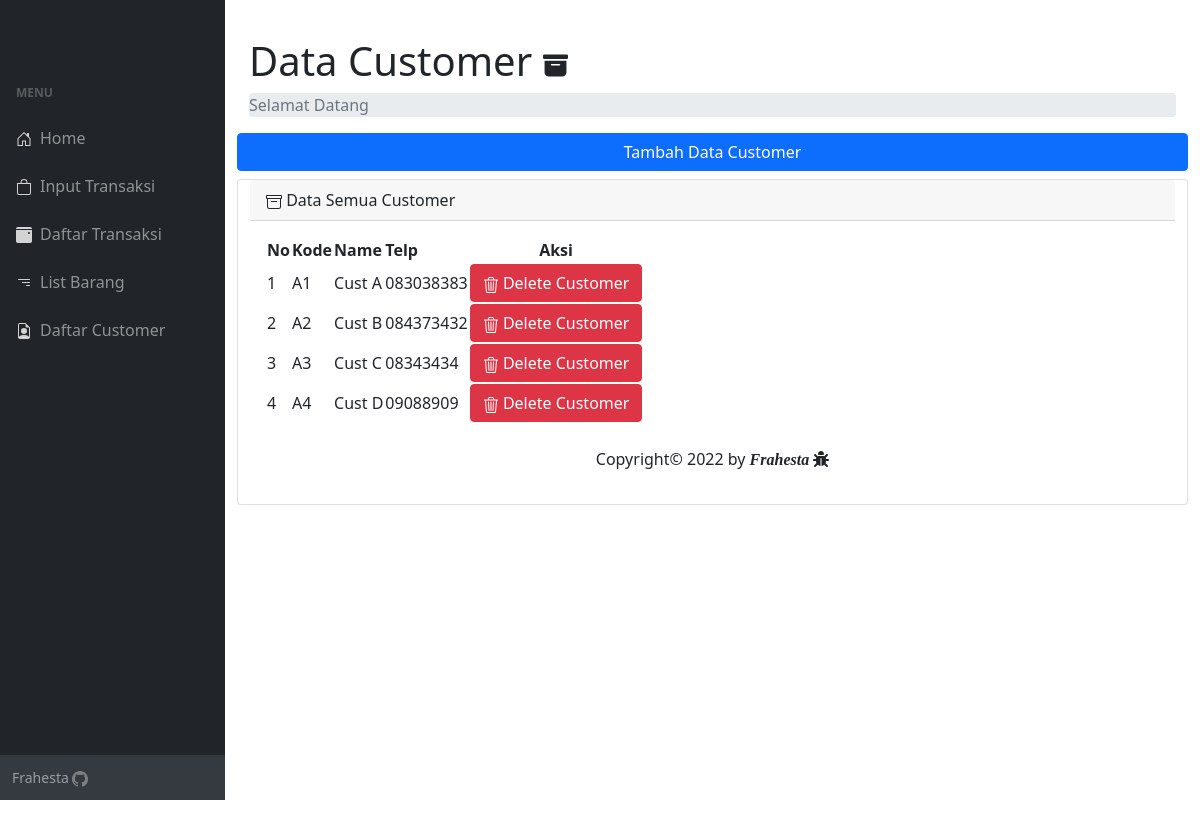
Screenshot of /listCustomer.php with the database file from the repository.
### tables this page shows
CREATE TABLE `m_customer` (
  `id` int(11) NOT NULL,
  `kode_cust` varchar(10) NOT NULL,
  `name` varchar(100) NOT NULL,
  `telp` varchar(20) NOT NULL
);

### function.php (called while the page is built, shortened)
<?php
$conn = mysqli_connect("localhost", "root", "", "transaksi2");
function querycustomer($query) {
    global $conn;
    $result = mysqli_query($conn, $query);
    $rows = [];
    while ($row = mysqli_fetch_assoc($result)) {
        $rows[] = $row;
    }
    return $rows;
}

### listCustomer.php (the view, shortened to what this page needs)
<?php
require 'function.php';
$customer = querycustomer("SELECT * FROM m_customer");
?>
<!DOCTYPE html>
<html lang="en">
<head>
    <link rel="stylesheet" href="https://cdnjs.cloudflare.com/ajax/libs/font-awesome/4.7.0/css/font-awesome.min.css">
    <link href="https://cdn.jsdelivr.net/npm/bootstrap@5.0.2/dist/css/bootstrap.min.css" rel="stylesheet">
    <link rel="stylesheet" href="https://cdn.jsdelivr.net/npm/bootstrap@4.6.1/dist/css/bootstrap.min.css">
    <link href="https://cdn.jsdelivr.net/npm/simple-datatables@latest/dist/style.css" rel="stylesheet" />
    <link href="css/styles.css" rel="stylesheet" />
</head>
<body class="sb-nav-fixed">
    <button class="btn btn-link btn-sm order-1 order-lg-0 me-4 me-lg-0" id="sidebarToggle" href="#!"></button>
    <div id="layoutSidenav">
        <div id="layoutSidenav_nav">
            <nav class="sb-sidenav accordion sb-sidenav-dark" id="sidenavAccordion">
                <div class="sb-sidenav-menu">
                    <div class="nav">
                        <div class="sb-sidenav-menu-heading">Menu</div>
                        <a class="nav-link" href="index.php">
                            <div class="sb-nav-link-icon"><i></i></div>
                            Home
                        </a>
                        <a class="nav-link" href="inputTransaksi.php">
                            <div class="sb-nav-link-icon"><svg xmlns="http://www.w3.org/2000/svg" width="16" height="16" fill="lightgray" class="bi bi-bag" viewBox="0 0 16 16">
                                    <path d="M8 1a2.5 2.5 0 0 1 2.5 2.5V4h-5v-.5A2.5 2.5 0 0 1 8 1zm3.5 3v-.5a3.5 3.5 0 1 0-7 0V4H1v10a2 2 0 0 0 2 2h10a2 2 0 0 0 2-2V4h-3.5zM2 5h12v9a1 1 0 0 1-1 1H3a1 1 0 0 1-1-1V5z" />
                                </svg><i></i></div>
                            Input Transaksi
                        </a>
                        <a class="nav-link" href="listTransaksi.php">
                            <div class="sb-nav-link-icon"><svg xmlns="http://www.w3.org/2000/svg" width="16" height="16" fill="lightgray" class="bi bi-calendar3-event-fill" viewBox="0 0 16 16">
                                    <path fill-rule="evenodd" d="M2 0a2 2 0 0 0-2 2h16a2 2 0 0 0-2-2H2zM0 14V3h16v11a2 2 0 0 1-2 2H2a2 2 0 0 1-2-2zm12-8a1 1 0 1 0 2 0 1 1 0 0 0-2 0z" />
                                </svg><i></i></div>
                            Daftar Transaksi
                        </a>
                        <a class="nav-link" href="listBarang.php">
                            <div class="sb-nav-link-icon"><i></i></div>
                            List Barang
                        </a>
                        <a class="nav-link" href="listCustomer.php">
                            <div class="sb-nav-link-icon"><i></i></div>
                            Daftar Customer
                        </a>
                    </div>
                </div>
                <div class="sb-sidenav-footer">
                    <div class="small">Frahesta </div>
                </div>
            </nav>
        </div>
        <div id="layoutSidenav_content">
            <div class="container-fluid px-4 ">
                <h1 style="margin-top: -50px;">Data Customer </h1>
                <ol class="breadcrumb mb-8">
                    <li class="breadcrumb-item active">Selamat Datang</li>
                </ol>
                <div class="row">
                    <button type="button" class="btn btn-primary mb-2" data-bs-toggle="modal" data-bs-target="#staticBackdrop">
                        Tambah Data Customer
                    </button>
                    <div class="card mb-4">
                        <div class="card-header">
                            Data Semua Customer
                        </div>
                        <div class="card-body">
                            <table id="datatablesSimple">
                                <thead>
                                    <tr>
                                        <th>No</th>
                                        <th>Kode</th>
                                        <th>Name</th>
                                        <th>Telp</th>
                                        <th style="text-align: center;">Aksi</th>
                                    </tr>
                                </thead>
                                <tbody>
                                    <?php $i = 1; ?>
                                    <?php
                                    foreach ($customer as $row) :
                                    ?>
                                        <tr>
                                            <td><?php echo $i; ?></td>
                                            <td><?php echo $row['kode_cust']; ?></td>
                                            <td><?php echo $row['name']; ?></td>
                                            <td><?php echo $row['telp']; ?></td>
                                            <td>
                                                <a href="deleteCustomer.php?id=<?php echo $row['id']; ?>" onclick=" return confirm('Yakin akan menghapus Data ini?')">
                                                    <button type="button" class="btn btn-danger"> Delete Customer</button>
                                                </a>
                                            </td>
                                        </tr>
                                        <?php $i++; ?>
                                    <?php endforeach; ?>
                                </tbody>
                            </table>
                            <div class="footer mt-4">
                                <p style="text-align: center;"> Copyright&copy; 2022 by <i><strong style="font-family: Dancing Script ;">Frahesta <i class="fa fa-bug"></i></strong></i> </ps>
                            </div>
                        </div>
                    </div>
                </div>
            </div>
        </div>
</body>
</html>

### rows the page displays
m_customer: kode_cust "A1", name "Cust A", telp "083038383"
m_customer: kode_cust "A2", name "Cust B", telp "084373432"
m_customer: kode_cust "A3", name "Cust C", telp "08343434"
m_customer: kode_cust "A4", name "Cust D", telp "09088909"
